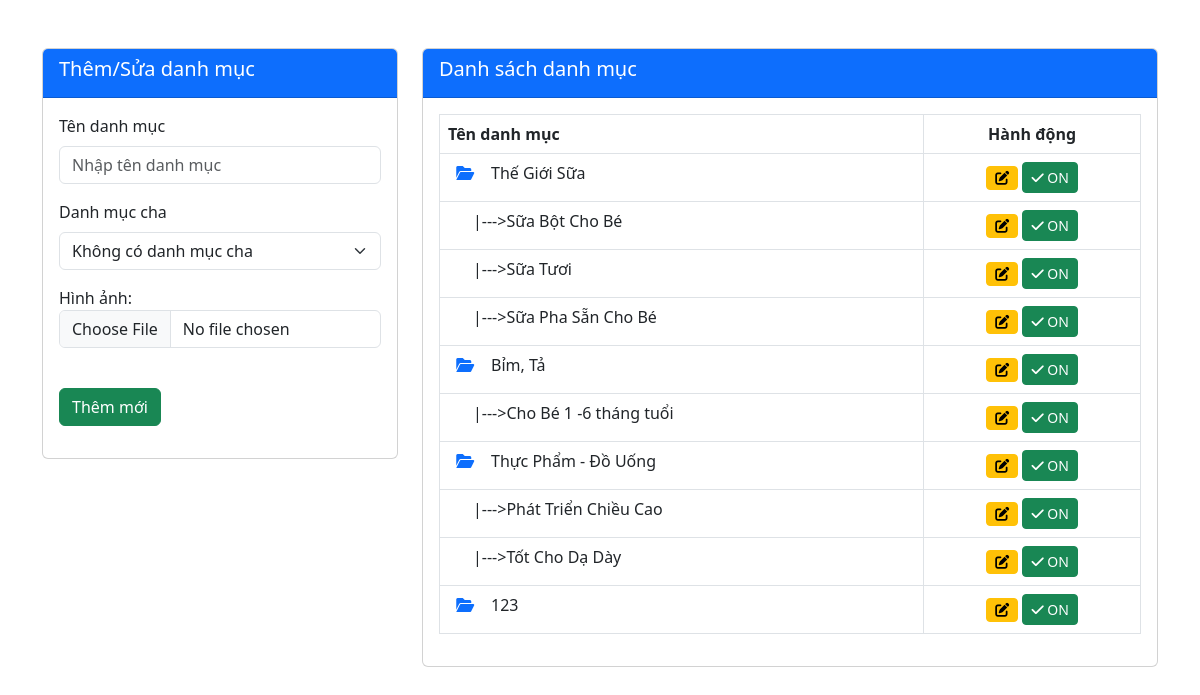
Screenshot of /admin_test/modul/qlychatlieu/lietke.php with the database file from the repository.
### tables this page shows
CREATE TABLE `danhmuc` (
  `id_dm` int(11) NOT NULL,
  `Ten_dm` varchar(100) DEFAULT NULL,
  `parent_dm` int(11) DEFAULT NULL,
  `Hinh_dm` varchar(255) DEFAULT NULL,
  `Hoatdong` int(11) DEFAULT NULL,
  `created_at` datetime DEFAULT current_timestamp()
);

### admin_test/modul/qlychatlieu/lietke.php (the view, shortened to what this page needs)
<link rel="stylesheet" href="https://cdn.jsdelivr.net/npm/@fancyapps/ui@4.0.30/dist/fancybox.css" />
<?php
$query = "SELECT * FROM DanhMuc ORDER BY parent_dm ASC, id_dm ASC";
$result = mysqli_query($link, $query);
$danhMuc = [];
if ($result && mysqli_num_rows($result) > 0) {
    while ($row = mysqli_fetch_assoc($result)) {
        $danhMuc[] = $row;
    }
}
function hienThiDanhMuc($danhMuc, $parent = 0, $level = 0)
{
    $html = '';
    foreach ($danhMuc as $dm) {
        $status = $dm['Hoatdong'];
        $statusText = ($status == 1) ? 'OFF' : 'ON';
        $statusClass = ($status == 1) ? 'btn-danger' : 'btn-success';
        $iconClass = ($status == 1) ? 'fa-times' : 'fa-check';
        if ($dm['parent_dm'] == $parent) {
            $prefix = str_repeat('|--->', $level);
            $icon = $level === 0 ? '<i class="fas fa-folder-open text-primary"></i>' : '';
            $html .= '<tr>';
            $html .= '<td> &nbsp;&nbsp;' . $icon . ' &nbsp;&nbsp;&nbsp;' . $prefix . $dm['Ten_dm'] . '</td>';
            $html .= '<td class="text-center">';
            $html .= '  <button class="btn btn-sm btn-warning btn-edit"
                            data-id="' . $dm['id_dm'] . '"
                            data-name="' . $dm['Ten_dm'] . '"
                            data-parent="' . $dm['parent_dm'] . '"
                            data-hinh="' . $dm['Hinh_dm'] . '"
                            >
                            <i class="fas fa-edit"></i>
                        </button>';
            $html .= '
                        <button class="btn btn-sm ' . $statusClass . ' btn-toggle-status"
                            data-id="' . $dm['id_dm'] . '"
                            data-status="' . $status . '">
                            <i class="fas ' . $iconClass . '"></i> ' . $statusText . '
                        </button>';
            $html .= '</td>';
            $html .= '</tr>';
            $html .= hienThiDanhMuc($danhMuc, $dm['id_dm'], $level + 1);
        }
    }
    return $html;
}
?>
<!DOCTYPE html>
<html lang="en">
<head>
    <link rel="stylesheet" href="https://cdnjs.cloudflare.com/ajax/libs/bootstrap/5.3.0/css/bootstrap.min.css">
    <link rel="stylesheet" href="https://cdnjs.cloudflare.com/ajax/libs/font-awesome/6.0.0/css/all.min.css">
</head>
<body>
    <div class="container mt-5">
        <div class="row">
            <div class="col-md-4">
                <div class="card">
                    <div class="card-header bg-primary text-white">
                        <h5>Thêm/Sửa danh mục</h5>
                    </div>
                    <div class="card-body">
                        <form id="formDanhMuc" enctype="multipart/form-data">
                            <div class="mb-3">
                                <label for="Ten_dm" class="form-label">Tên danh mục</label>
                                <input type="text" class="form-control" id="Ten_dm" name="Ten_dm" placeholder="Nhập tên danh mục" required>
                            </div>
                            <div class="mb-3">
                                <label for="parent_dm" class="form-label">Danh mục cha</label>
                                <select class="form-select" id="parent_dm" name="parent_dm">
                                    <option value="0">Không có danh mục cha</option>
                                </select>
                            </div>
                            <div class="mb-3">
                                <div class="form-group">
                                    <label for="Hinh_dm">Hình ảnh:</label>
                                    <input type="file" class="form-control" id="Hinh_dm" name="Hinh_dm" accept="image/*">
                                </div>
                                <div class="form-group">
                                    <br>
                                </div>
                            </div>
                            <div class="d-flex justify-content-between">
                                <div class="d-flex justify-content-between">
                                    <button type="submit" class="btn btn-success" id="btnAdd">Thêm mới</button>
                                </div>
                            </div>
                        </form>
                    </div>
                </div>
            </div>
            <div class="col-md-8">
                <div class="card">
                    <div class="card-header bg-primary text-white">
                        <h5>Danh sách danh mục</h5>
                    </div>
                    <div class="card-body">
                        <table class="table table-bordered">
                            <thead>
                                <tr>
                                    <th>Tên danh mục</th>
                                    <th class="text-center">Hành động</th>
                                </tr>
                            </thead>
                            <tbody id="danhMucTable">
                                <?= hienThiDanhMuc($danhMuc); ?>
                            </tbody>
                        </table>
                    </div>
                </div>
            </div>
        </div>
    </div>
</body>
</html>

### rows the page displays
danhmuc: Ten_dm "Thế Giới Sữa", Hoatdong "ON"
danhmuc: prefix "|--->", Ten_dm "Sữa Bột Cho Bé", Hoatdong "ON"
danhmuc: prefix "|--->", Ten_dm "Sữa Tươi", Hoatdong "ON"
danhmuc: prefix "|--->", Ten_dm "Sữa Pha Sẵn Cho Bé", Hoatdong "ON"
danhmuc: Ten_dm "Bỉm, Tả", Hoatdong "ON"
danhmuc: prefix "|--->", Ten_dm "Cho Bé 1 -6 tháng tuổi", Hoatdong "ON"
danhmuc: Ten_dm "Thực Phẩm - Đồ Uống", Hoatdong "ON"
danhmuc: prefix "|--->", Ten_dm "Phát Triển Chiều Cao", Hoatdong "ON"
danhmuc: prefix "|--->", Ten_dm "Tốt Cho Dạ Dày", Hoatdong "ON"
danhmuc: Ten_dm "123", Hoatdong "ON"
